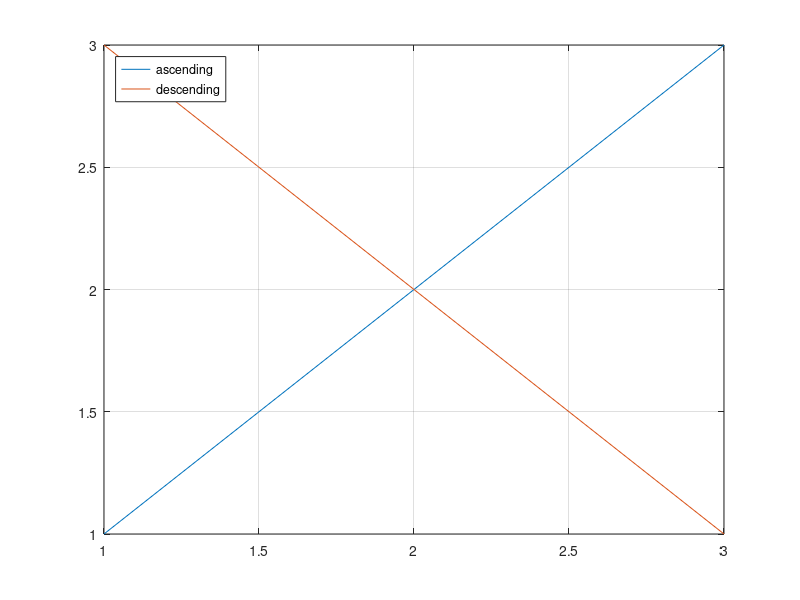

The MATLAB source for this figure: (Note: this script raises an error after producing the figure.)
figure_handle = figure();
axes_handle = gca();
first_line = plot(axes_handle, 1:3, [1, 2, 3]);
hold(axes_handle, 'on');
second_line = plot(axes_handle, 1:3, [3, 2, 1]);
legend_handle = legend(axes_handle, {'ascending', 'descending'}, ...
    'Location', 'northwest');
grid(axes_handle, 'on');

openmat_result = { ...
    class(legend_handle), ...
    size(legend_handle), ...
    get(legend_handle, 'String'), ...
    char(get(legend_handle, 'Location')), ...
    [legend_handle.Parent == figure_handle, ...
        numel(get(figure_handle, 'Children')), ...
        numel(get(axes_handle, 'Children'))], ...
    char(get(axes_handle, 'XGrid')), ...
    char(get(axes_handle, 'YGrid')), ...
    char(get(axes_handle, 'ZGrid')), ...
    [isgraphics(first_line), isgraphics(second_line), ...
        isgraphics(legend_handle)] ...
};
close(figure_handle);
openmat_result{end + 1} = isgraphics(legend_handle);
